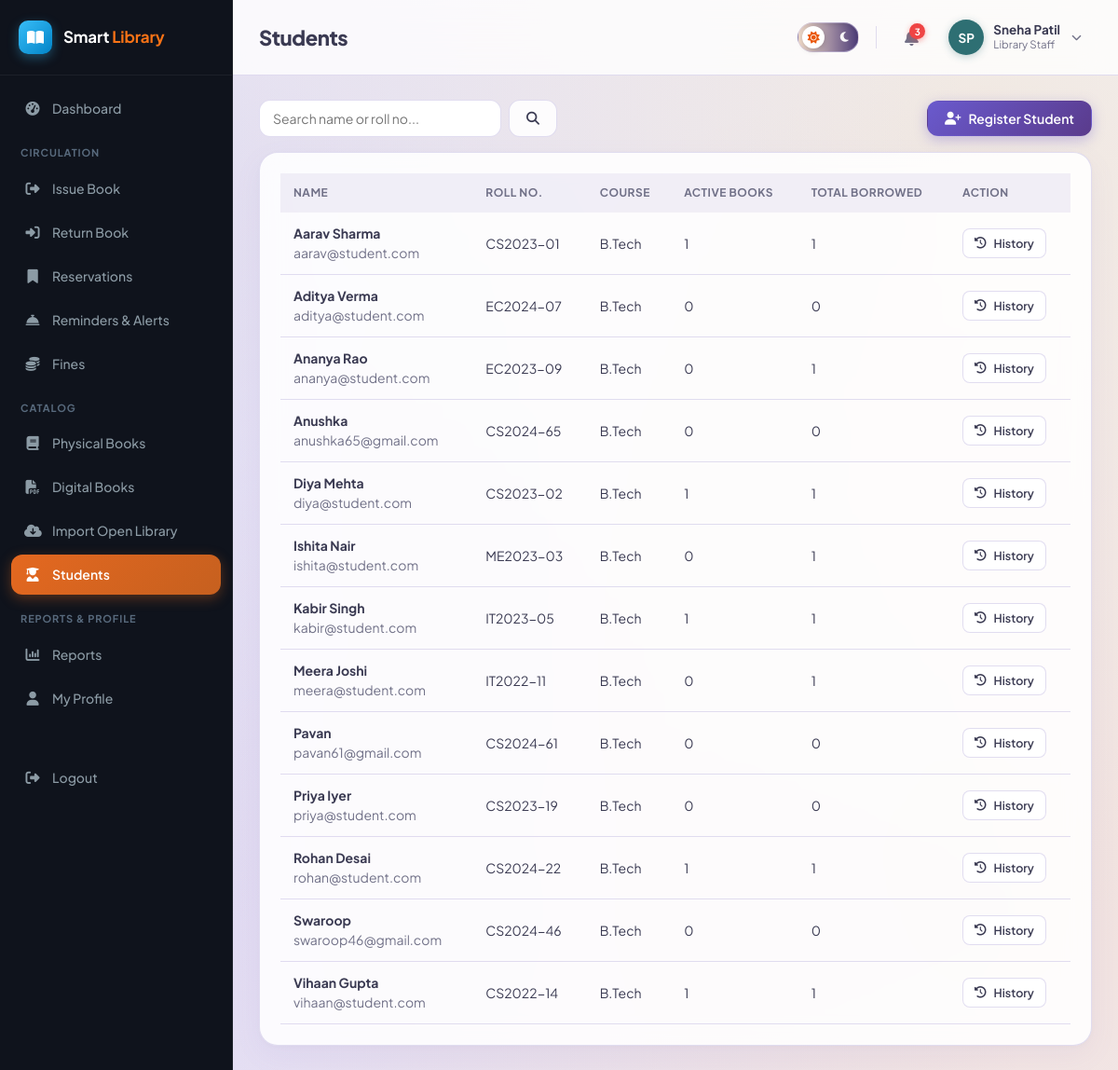
/librarian/students.php (signed in), run on the app's committed database.
### tables this page shows
CREATE TABLE students (
    id INT AUTO_INCREMENT PRIMARY KEY,
    user_id INT NOT NULL,
    roll_number VARCHAR(40) NOT NULL UNIQUE,
    course VARCHAR(100) DEFAULT NULL,
    department VARCHAR(100) DEFAULT NULL,
    year VARCHAR(20) DEFAULT NULL,
    division VARCHAR(20) DEFAULT NULL,
    address VARCHAR(255) DEFAULT NULL,
    registration_date DATE NOT NULL,
    max_books INT NOT NULL DEFAULT 3,
    created_at TIMESTAMP DEFAULT CURRENT_TIMESTAMP,
    updated_at TIMESTAMP DEFAULT CURRENT_TIMESTAMP ON UPDATE CURRENT_TIMESTAMP,
    FOREIGN KEY (user_id) REFERENCES users(id) ON DELETE CASCADE
);

CREATE TABLE users (
    id INT AUTO_INCREMENT PRIMARY KEY,
    name VARCHAR(120) NOT NULL,
    email VARCHAR(150) NOT NULL UNIQUE,
    password VARCHAR(255) NOT NULL,
    role ENUM('admin','librarian','student') NOT NULL,
    phone VARCHAR(20) DEFAULT NULL,
    photo VARCHAR(255) DEFAULT NULL,
    status ENUM('active','inactive') NOT NULL DEFAULT 'active',
    reset_token VARCHAR(255) DEFAULT NULL,
    reset_expires DATETIME DEFAULT NULL,
    created_at TIMESTAMP DEFAULT CURRENT_TIMESTAMP,
    updated_at TIMESTAMP DEFAULT CURRENT_TIMESTAMP ON UPDATE CURRENT_TIMESTAMP
);

### includes/functions.php (called while the page is built, shortened)
<?php
function e($value) {
    return htmlspecialchars($value ?? '', ENT_QUOTES, 'UTF-8');
}

### librarian/students.php (the view, shortened to what this page needs)
<?php
require_once __DIR__ . '/../includes/functions.php';
require_once __DIR__ . '/../includes/auth-check.php';
$search = trim($_GET['q'] ?? '');
$where = ''; $params = [];
$stmt = $pdo->prepare("
    SELECT s.*, u.name, u.email,
        (SELECT COUNT(*) FROM book_issues bi WHERE bi.student_id=s.id AND bi.status IN ('issued','overdue')) active_books,
        (SELECT COUNT(*) FROM book_issues bi WHERE bi.student_id=s.id) total_borrowed
    FROM students s JOIN users u ON u.id = s.user_id
    $where ORDER BY u.name");
$stmt->execute($params);
$students = $stmt->fetchAll();
include __DIR__ . '/../includes/header.php';
?>
<div class="table-toolbar">
    <form method="GET" class="flex gap-2">
        <input type="text" name="q" class="form-control" style="width:260px;" placeholder="Search name or roll no..." value="<?= e($search) ?>">
        <button class="btn btn-outline" type="submit"><i class="fa-solid fa-magnifying-glass"></i></button>
    </form>
    <button class="btn btn-primary" data-modal-open="regModal"><i class="fa-solid fa-user-plus"></i> Register Student</button>
</div>
<div class="card">
    <?php if (!$students): ?>
        <div class="empty-state"><i class="fa-solid fa-user-graduate"></i>No students found.</div>
    <?php else: ?>
    <div class="table-wrap">
        <table class="data-table">
            <thead><tr><th>Name</th><th>Roll No.</th><th>Course</th><th>Active Books</th><th>Total Borrowed</th><th>Action</th></tr></thead>
            <tbody>
            <?php foreach ($students as $s): ?>
                <tr>
                    <td><strong><?= e($s['name']) ?></strong><br><span class="text-muted"><?= e($s['email']) ?></span></td>
                    <td><?= e($s['roll_number']) ?></td>
                    <td><?= e($s['course']) ?></td>
                    <td><?= (int)$s['active_books'] ?></td>
                    <td><?= (int)$s['total_borrowed'] ?></td>
                    <td><a class="btn btn-sm btn-outline" href="students.php?history=<?= $s['id'] ?>"><i class="fa-solid fa-clock-rotate-left"></i> History</a></td>
                </tr>
            <?php endforeach; ?>
            </tbody>
        </table>
    </div>
    <?php endif; ?>
</div>
<?php include __DIR__ . '/../includes/footer.php'; ?>

### assets/css/style.css (style rules this page uses)
:root { --primary: #6A5ACD; --primary-dark: #5A3B8C; --primary-mid: #8B7CC7; --primary-light: rgba(201, 194, 227, 0.4); --lavender: #C9C2E3; --accent-orange: #C6601F; --accent-orange-hover: #d96b27; --accent-teal: #2E6F73; --accent-teal-light: rgba(46, 111, 115, 0.16); --accent-sand: #EADCC8; --accent-sand-light: rgba(234, 220, 200, 0.5); --success: #16a34a; --success-light: #dcfce7; --warning: #ca8a04; --warning-light: #fef9c3; --danger: #dc2626; --danger-light: #fee2e2; --text: #3A3A52; --text-muted: #717188; --bg: #F7F5FC; --white: #ffffff; --card-bg: rgba(255, 255, 255, 0.88); --card-border: rgba(201, 194, 227, 0.55); --border: rgba(201, 194, 227, 0.55); --gray-light: #f6f5fb; --gray: #88889d; --sidebar-w: 250px; --radius: 20px; --pill-radius: 999px; --shadow: 0 10px 30px rgba(123, 109, 216, 0.07), 0 2px 8px rgba(46, 43, 43, 0.03); }
* { box-sizing: border-box; }
body { margin: 0; font-family: 'Plus Jakarta Sans', system-ui, -apple-system, BlinkMacSystemFont, Roboto, sans-serif; background-color: var(--bg); background-image: radial-gradient(at 10% 15%, rgba(201, 194, 227, 0.45) 0px, transparent 60%), radial-gradient(at 88% 12%, rgba(234, 220, 200, 0.5) 0px, transparent 60%), radial-gradient(at 90% 85%, rgba(198, 96, 31, 0.14) 0px, transparent 65%), radial-gradient(at 15% 85%, rgba(121, 106, 220, 0.18) 0px, transparent 65%); background-attachment: fixed; color: var(--text); font-size: 15px; line-height: 1.5; -webkit-font-smoothing: antialiased; }
a { color: var(--primary); text-decoration: none; transition: color 0.15s ease; }
.card { background: var(--card-bg); border: 1px solid var(--card-border); border-radius: var(--radius); box-shadow: var(--shadow); padding: 22px; backdrop-filter: blur(14px); -webkit-backdrop-filter: blur(14px); transition: transform 0.2s ease, box-shadow 0.2s ease; }
.btn { display: inline-flex; align-items: center; gap: 8px; padding: 9px 18px; border-radius: 12px; border: 1px solid transparent; font-size: 14px; font-weight: 600; cursor: pointer; text-decoration: none; font-family: inherit; transition: all 0.18s ease; }
.btn-primary { background: linear-gradient(135deg, #6A5ACD 0%, #5A3B8C 100%); color: #ffffff; box-shadow: 0 4px 14px rgba(106, 90, 205, 0.35); }
.btn-outline { background: var(--card-bg); border-color: var(--border); color: var(--text); }
.btn-sm { padding: 6px 12px; font-size: 12.5px; border-radius: 8px; }
.form-control { width: 100%; padding: 10px 14px; border: 1px solid var(--border); border-radius: 12px; font-size: 14px; background: var(--white); color: var(--text); font-family: inherit; transition: border-color 0.15s ease, box-shadow 0.15s ease; }
.table-wrap { overflow-x: auto; }
table.data-table { width: 100%; border-collapse: collapse; font-size: 14px; }
.data-table th { text-align: left; padding: 12px 14px; background: rgba(201, 194, 227, 0.25); font-weight: 700; font-size: 12px; text-transform: uppercase; letter-spacing: 0.04em; color: var(--text-muted); white-space: nowrap; }
.data-table td { padding: 12px 14px; border-bottom: 1px solid var(--border); vertical-align: middle; }
.table-toolbar { display: flex; justify-content: space-between; align-items: center; margin-bottom: 16px; gap: 12px; flex-wrap: wrap; }
.text-muted { color: var(--text-muted); }
.flex { display: flex; }
.gap-2 { gap: 8px; }

### data on the page
students: user.name "Aarav Sharma", user.email "aarav@student.com", roll_number "CS2023-01", course "B.Tech", active_books "1", total_borrowed "1"
students: user.name "Aditya Verma", user.email "aditya@student.com", roll_number "EC2024-07", course "B.Tech", active_books "0", total_borrowed "0"
students: user.name "Ananya Rao", user.email "ananya@student.com", roll_number "EC2023-09", course "B.Tech", active_books "0", total_borrowed "1"
students: user.name "Anushka", user.email "anushka65@gmail.com", roll_number "CS2024-65", course "B.Tech", active_books "0", total_borrowed "0"
students: user.name "Diya Mehta", user.email "diya@student.com", roll_number "CS2023-02", course "B.Tech", active_books "1", total_borrowed "1"
students: user.name "Ishita Nair", user.email "ishita@student.com", roll_number "ME2023-03", course "B.Tech", active_books "0", total_borrowed "1"
students: user.name "Kabir Singh", user.email "kabir@student.com", roll_number "IT2023-05", course "B.Tech", active_books "1", total_borrowed "1"
students: user.name "Meera Joshi", user.email "meera@student.com", roll_number "IT2022-11", course "B.Tech", active_books "0", total_borrowed "1"
students: user.name "Pavan", user.email "pavan61@gmail.com", roll_number "CS2024-61", course "B.Tech", active_books "0", total_borrowed "0"
students: user.name "Priya Iyer", user.email "priya@student.com", roll_number "CS2023-19", course "B.Tech", active_books "0", total_borrowed "0"
students: user.name "Rohan Desai", user.email "rohan@student.com", roll_number "CS2024-22", course "B.Tech", active_books "1", total_borrowed "1"
students: user.name "Swaroop", user.email "swaroop46@gmail.com", roll_number "CS2024-46", course "B.Tech", active_books "0", total_borrowed "0"
students: user.name "Vihaan Gupta", user.email "vihaan@student.com", roll_number "CS2022-14", course "B.Tech", active_books "1", total_borrowed "1"

### other printed values
$label "Dashboard"
$item['_section'] "CIRCULATION"
$label "Issue Book"
$label "Return Book"
$label "Reservations"
$label "Reminders & Alerts"
$label "Fines"
$item['_section'] "CATALOG"
$label "Physical Books"
$label "Digital Books"
$label "Import Open Library"
$label "Students"
$item['_section'] "REPORTS & PROFILE"
$label "Reports"
$label "My Profile"
